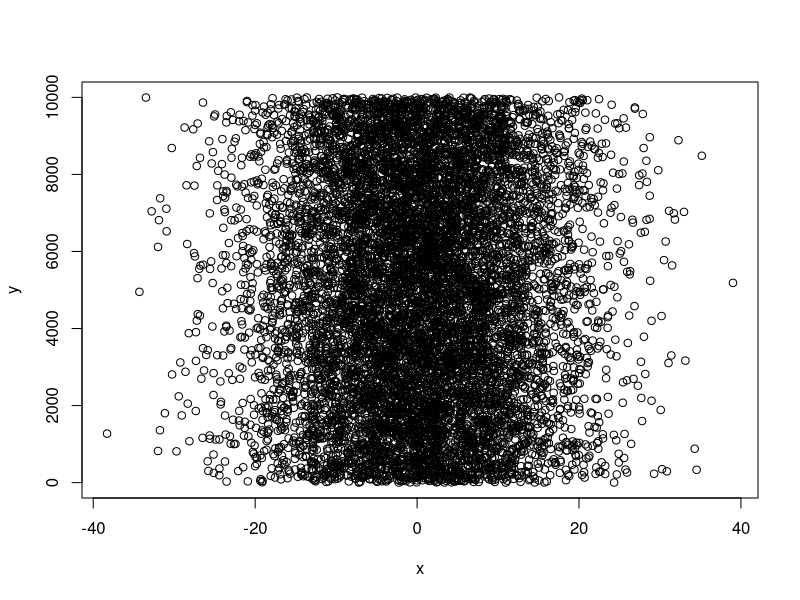
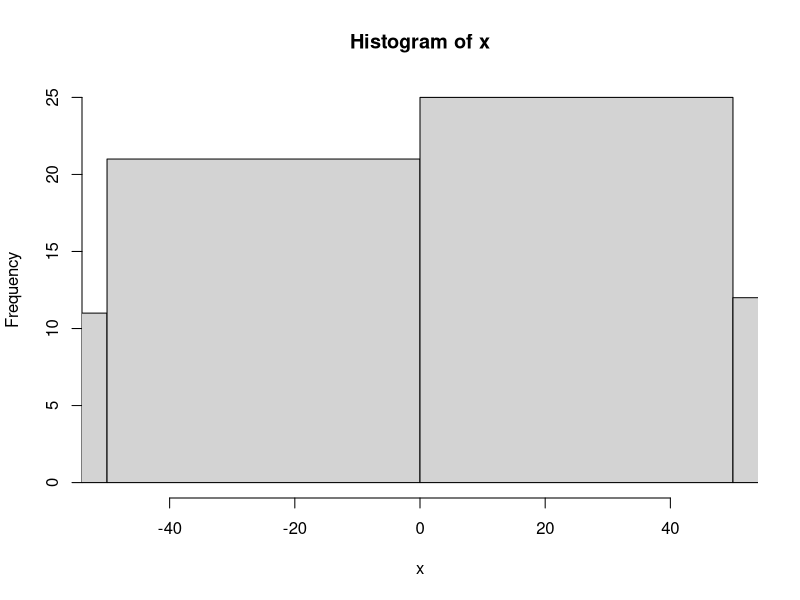
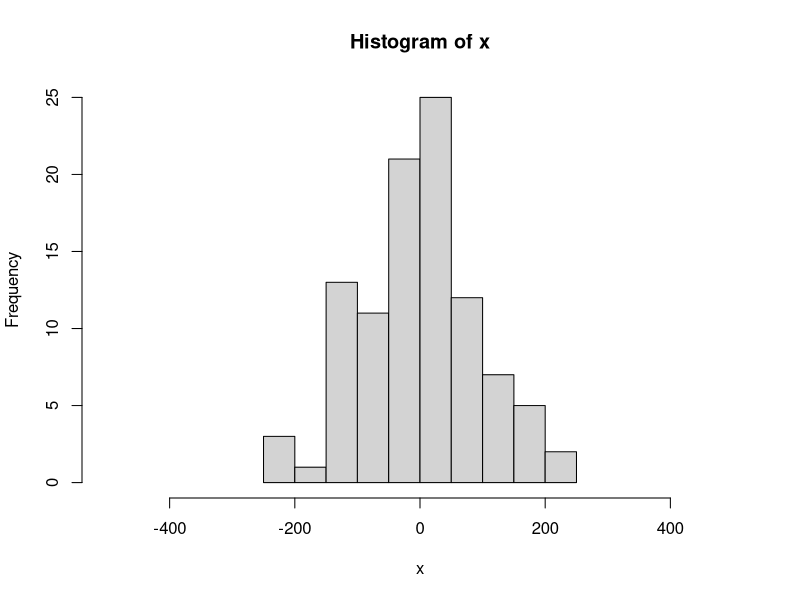

Recreate these plots in R, in order.
## ---- chunk 1
4*4
## ---- chunk 2
(4+3*2^2)
## ---- chunk 3

x <- 2
x*3
y <- x * 3
y-2

## ---- chunk 4
y <- 67
print(y)

x <- 124
z <- (x*y)^2
print(z)
## ---- chunk 5
x <- "I Love"
print (x)
y <- "Biostatistics"
print (y)
z <- c(x,y)
print (z)
## ---- chunk 6
x <- c(2,3,4,2,1,2,4,5,10,8,9)
print(x)
x_plus <- x+1
print(x_plus)
## ---- chunk 7
seq_1 <- seq(0.0, 10.0, by = 0.1)
print(seq_1)
seq_2 <- seq(10.0, 0.0, by = -0.1)
print(seq_2)
## ---- chunk 8
seq_square <- (seq_2)*(seq_2)
print(seq_square)
## ---- chunk 9
seq_square_new <- (seq_2)^2
print(seq_square_new)
## ---- chunk 10
x <- rnorm (10000, 0, 10)
y <- sample (1:10000, 10000, replace = T)
xy <- cbind(x,y)
plot(x,y) 
## ---- chunk 11
x <-rnorm(100, 0, 100)
print (x)
hist(x, xlim = c(-50,50))
hist(x, xlim = c(-500,500))
